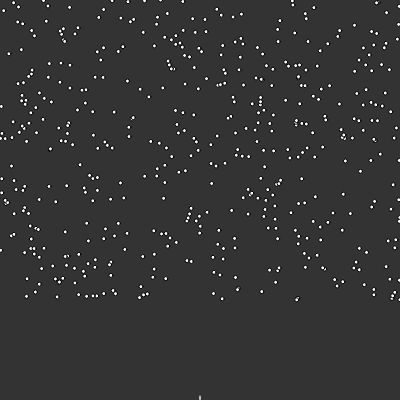
Frame 1 (no input)
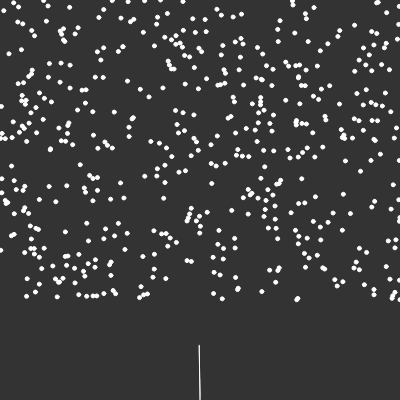
Frame 60 (no input)
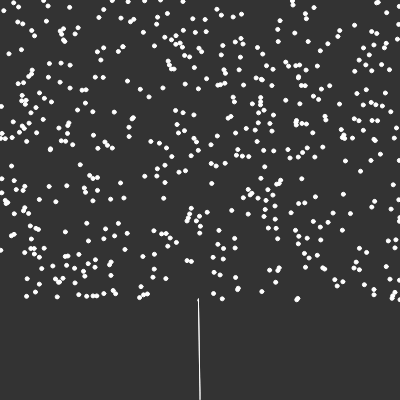
Frame 120 (the mouse pressed at the canvas centre since frame 60)

The p5.js sketch that drew these frames (run headless with seeded random() and noise() and a simulated clock; from frame 60 on, the mouse is pressed at the canvas centre):

// p5.js sketch
// ── sketch.js
var tree;
var max_dist = 100;
var min_dist = 10;

function setup() {
	createCanvas(400, 400);
	tree = new Tree();
}

function draw() {
	background(51);
	tree.show();
	tree.grow();
}

// ── branch.js
function Branch(parent, pos, dir){
  this.position = pos;
  this.parent = parent;
  this.direction = dir;
  this.origionalDirection = this.direction.copy();
  this.count = 0;
  this.len = 5;

  this.reset = function(){
    this.direction = this.origionalDirection.copy();
    this.count = 0;
  }

  this.next = function(){
    var nextDir = p5.Vector.mult(this.direction, this.len)
    var nextPosition = p5.Vector.add(this.position, this.direction);
    var nextBranch = new Branch(this, nextPosition, this.direction.copy());
    return nextBranch;
  }

  this.show = function(){
    if (parent != null) {
      stroke(255);
      line(this.position.x, this.position.y, this.parent.position.x, this.parent.position.y);
    }
  }
}

// ── leaf.js
function Leaf(){
  this.position = createVector(random(width), random(height - 100));
  this.reached = false;
  this.show = function(){
    ellipse(this.position.x, this.position.y, 4, 4);
  }
}

// ── tree.js
function Tree(){
  this.leaves = [];
  this.branches = [];

  for (var i = 0; i < 500; i++) {
    this.leaves.push(new Leaf());
  }

  var pos = createVector(width/2, height);
  var dir = createVector(0, -1);
  var root = new Branch(null, pos, dir);

  this.branches.push(root);

  var current = root;
  var found = false;

  while(!found){
    for(var i = 0; i < this.leaves.length; i++){
      var d = p5.Vector.dist(current.position, this.leaves[i].position);
      if(d < max_dist){
        found = true;
      }
    }

    if(!found){
      var branch = current.next();
      current = branch;
      this.branches.push(current);
    }
  }

  this.show = function(){
    for (var i = 0; i < this.leaves.length; i++) {
      this.leaves[i].show();
    }

    for (var i = 0; i < this.branches.length; i++) {
      this.branches[i].show();
    }
  }

  this.grow = function(){
    for (var i = 0; i < this.leaves.length; i++) {
      var leaf = this.leaves[i];

      var closestBranch;
      var record = 10000;
      for (var j = 0; j < this.branches.length; j++) {
        var branch = this.branches[j];
        var d = p5.Vector.dist(leaf.position, branch.position);
        if (d < min_dist) {
          leaf.reached = true;
          closestBranch = null;
          break;
        }
        else if(d > max_dist){

        }
        else if (closestBranch === null || d < record){
          closestBranch = branch;
          record = d;
        }
      }

      if(closestBranch != null){
        var newDir = p5.Vector.sub(leaf.position, closestBranch.position)
        newDir.normalize();
        closestBranch.direction.add(newDir)
        closestBranch.count++;
      }
    }

    for(var i = this.leaves.length - 1; i >= 0; i--){
      if (this.leaves[i].reached) {
        this.leaves.splice(i, 1);
      }
    }

    for(var i = this.branches.length - 1; i >= 0; i--){
      var branch = this.branches[i];
      if(branch.count > 0){
        branch.direction.div(branch.count + 1);
        this.branches.push(branch.next());
        branch.reset();
      }

    }
  }

}
